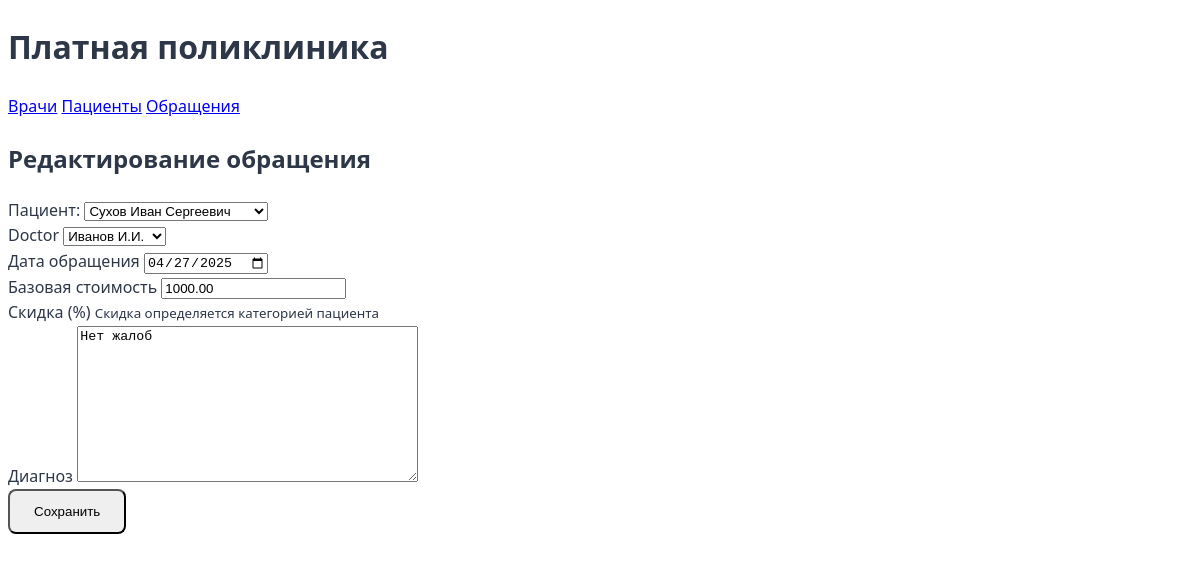
Screenshot of /visit/1/edit/ with the database file from the repository.
### core/models.py (models this page shows, shortened)
class Visit(models.Model):
    doctor = models.ForeignKey(Doctor, on_delete=models.CASCADE)
    patient = models.ForeignKey(Patient, on_delete=models.CASCADE)
    date = models.DateField("Дата обращения")
    diagnosis = models.TextField("Диагноз")
    base_cost = models.DecimalField("Базовая стоимость", max_digits=10, decimal_places=2)
    discount = models.DecimalField("Скидка (%)", max_digits=5, decimal_places=2, default=0)

### core/views.py (the view)
# urls.py: path('visit/<int:pk>/edit/', visit_form, name='edit_visit'),
def visit_form(request, pk=None):
    visit = get_object_or_404(Visit, pk=pk) if pk else None
    if request.method == 'POST':
        form = VisitForm(request.POST, instance=visit)
        if form.is_valid():
            patient = form.cleaned_data.get('patient')
            if patient:
                form.instance.discount = patient.get_discount_value()
            form.save()
            return redirect('visits')
    else:
        form = VisitForm(instance=visit)
    return render(request, 'visit_form.html', {'form': form})

### core/forms.py (shortened to what this page needs)
class VisitForm(forms.ModelForm):
    class Meta:
        model = Visit
        fields = '__all__'
        widgets = {
            'date': forms.DateInput(attrs={'type': 'date'}),
            'discount': forms.HiddenInput()  # Скрываем поле скидки
        }
    def __init__(self, *args, **kwargs):
        super().__init__(*args, **kwargs)
        if self.instance.pk:
            self.initial['discount'] = self.instance.discount
        else:
            self.initial['discount'] = 0

### core/models.py (called while the page is built)
    def __str__(self):
        return f"{self.last_name} {self.first_name[0]}.{self.middle_name[0]}."

    def __str__(self):
        return f"{self.last_name} {self.first_name} {self.middle_name}"

### core/templates/visit_form.html (shortened to what this page needs)
{% extends "base.html" %}
{% block content %}
    <h2>{% if form.instance.id %}Редактирование{% else %}Добавление{% endif %} обращения</h2>
    <form method="post" class="form" id="visit-form">
        <div class="form-group">
            <label>Пациент:</label>
            {{ form.patient }}
        </div>
        <div class="form-group">
            <label>{{ form.doctor.label }}</label>
            {{ form.doctor }}
        </div>
        <div class="form-group">
            <label>{{ form.date.label }}</label>
            {{ form.date }}
        </div>
        <div class="form-group">
            <label>{{ form.base_cost.label }}</label>
            {{ form.base_cost }}
        </div>
        <div class="form-group">
            <label>{{ form.discount.label }}</label>
            <small class="form-text">Скидка определяется категорией пациента</small>
        </div>
        <div class="form-group">
            <label>{{ form.diagnosis.label }}</label>
            {{ form.diagnosis }}
        </div>
        <button type="submit" class="btn">Сохранить</button>
    </form>
{% endblock %}

### core/static/css/style.css (style rules this page uses)
:root { --primary-color: #2A5C82; --secondary-color: #5BA4E6; --accent-color: #FF7E67; --light-bg: #F8FAFC; --text-dark: #2D3748; }
body { font-family: 'Segoe UI', system-ui, sans-serif; color: var(--text-dark); line-height: 1.6; }
.btn { padding: 0.8rem 1.5rem; border-radius: 8px; font-weight: 500; transition: all 0.3s ease; }

### rows the page displays
Visit: patient "Сухов Иван Сергеевич", doctor "Иванов И.И.", date "04/27/2025", base_cost "1000.00", diagnosis "Нет жалоб"
